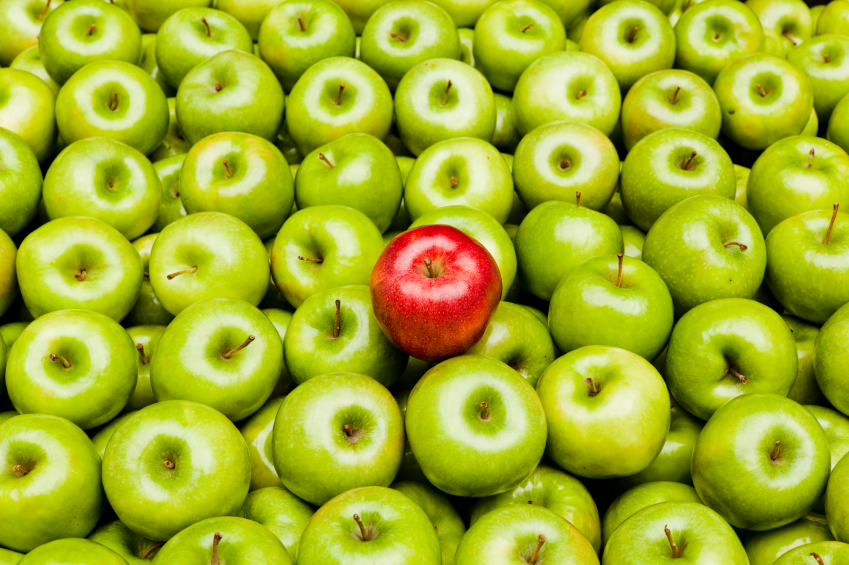
#> input picture Bisa Ai/Image Processing/Topic 11 - Morfologi/red_apple.jpg, 849 x 565 px
$ jupyter execute latihan.ipynb
#> lines starting #> are read from the running program, lines starting #| are printed output that depends on the picture; after the words box and inside, x2 and y2 are one past the last pixel; in counts of white or black regions, pixels touching at a corner belong together
[cell 1]
import numpy as np
import cv2 as cv
#membaca citra RGB
rgb = cv.imread('red_apple.jpg')
#> rgb is the input picture: shape (565, 849, 3); mean B, G, R 39.5, 175.2, 162.9
ycrcb = cv.cvtColor(rgb, cv.COLOR_BGR2YCrCb)
#> ycrcb: shape (565, 849, 3); mean of channels 0, 1, 2 156.1, 132.9, 62.2
lower_blue = np.array([40,150,50])
upper_blue = np.array([200,255,150])
# Threshold the HSV image to get only blue colors
mask = cv.inRange(ycrcb, lower_blue, upper_blue)
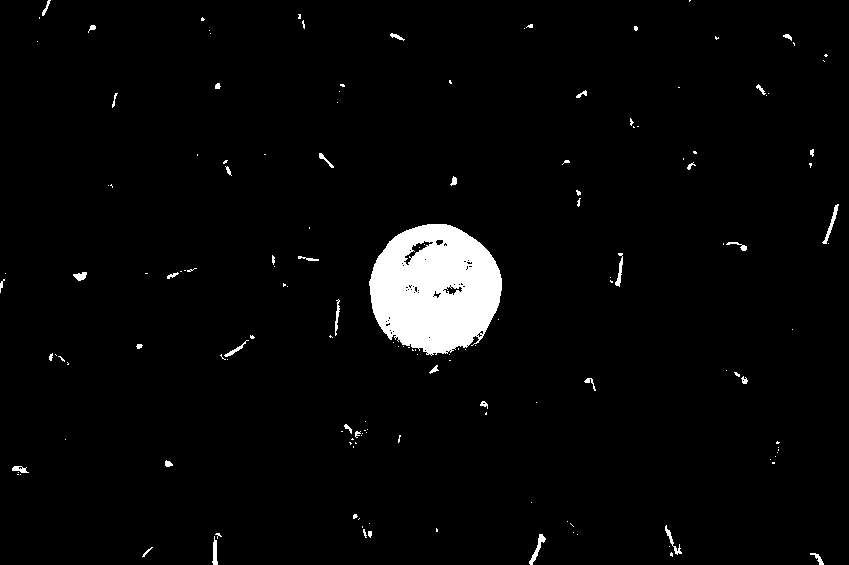
#> mask: shape (565, 849); 3.2% white; 153 white regions (113 under 20 px), largest, box (x1, y1, x2, y2) and area: (369, 224, 502, 356) 12973, (529, 534, 546, 565) 146, (822, 204, 839, 244) 145
res = cv.bitwise_and(rgb,rgb, mask= mask)
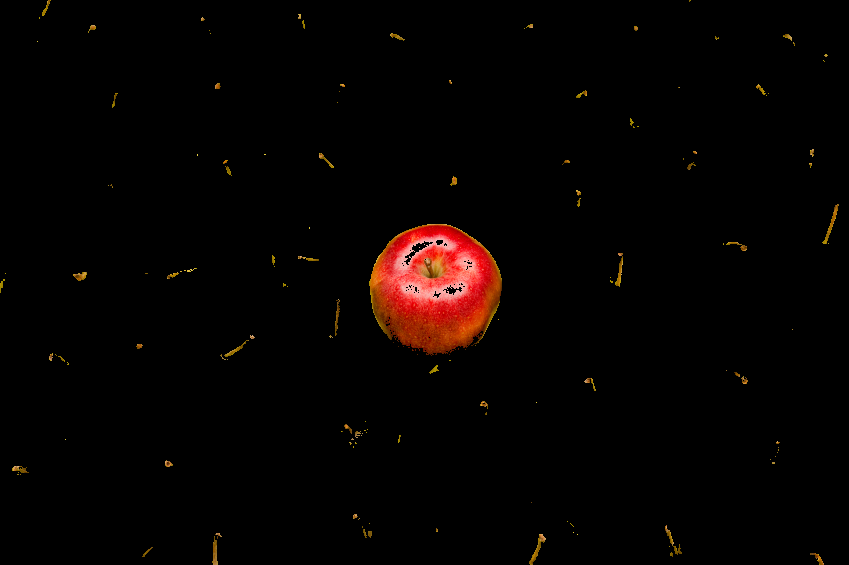
#> res: shape (565, 849, 3); mean B, G, R 1.2, 2.4, 6.4
cv.imshow('src', rgb)
cv.imshow('rgb', mask)
cv.imshow('objek', res)
cv.waitKey(0)
cv.destroyAllWindows()

[cell 2]
import numpy as np
import cv2 as cv
#membaca citra RGB
rgb = cv.imread('red_apple.jpg')
ycrcb = cv.cvtColor(rgb, cv.COLOR_BGR2YCrCb)
lower_blue = np.array([40,150,50])
upper_blue = np.array([200,255,150])
# Threshold the HSV image to get only blue colors
img_biner = cv.inRange(ycrcb, lower_blue, upper_blue)
#mendefinisikan structuring element 3x3 dan 5x5
se_3 = cv.getStructuringElement(cv.MORPH_RECT,(3,3))
se_5 = cv.getStructuringElement(cv.MORPH_RECT,(5,5))
#opearsi morfologi
dst_dilate = cv.dilate(img_biner, se_3, iterations = 1)
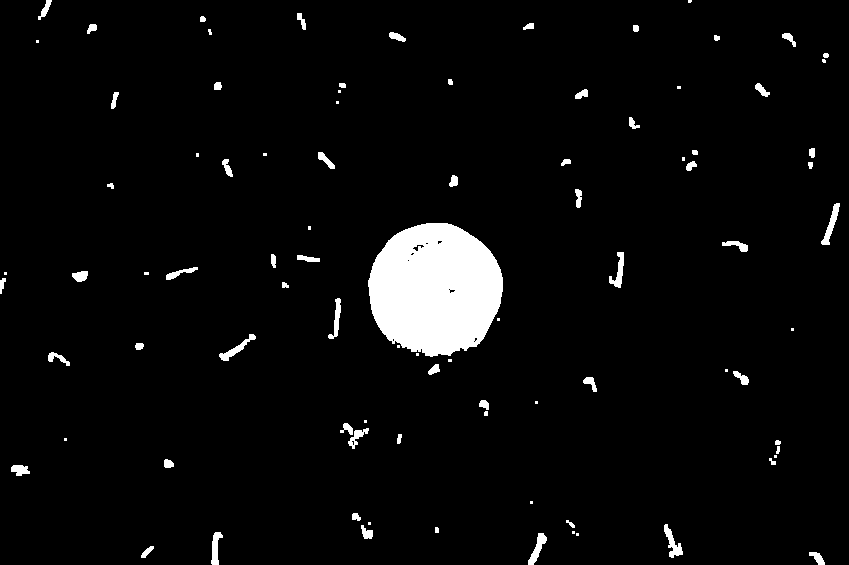
#> dst_dilate: shape (565, 849); 4.2% white; 90 white regions (28 under 20 px), largest, box (x1, y1, x2, y2) and area: (368, 223, 503, 357) 13978, (821, 203, 840, 245) 269, (664, 524, 683, 558) 262
dst_erosi = cv.erode(dst_dilate, se_3, iterations = 2)
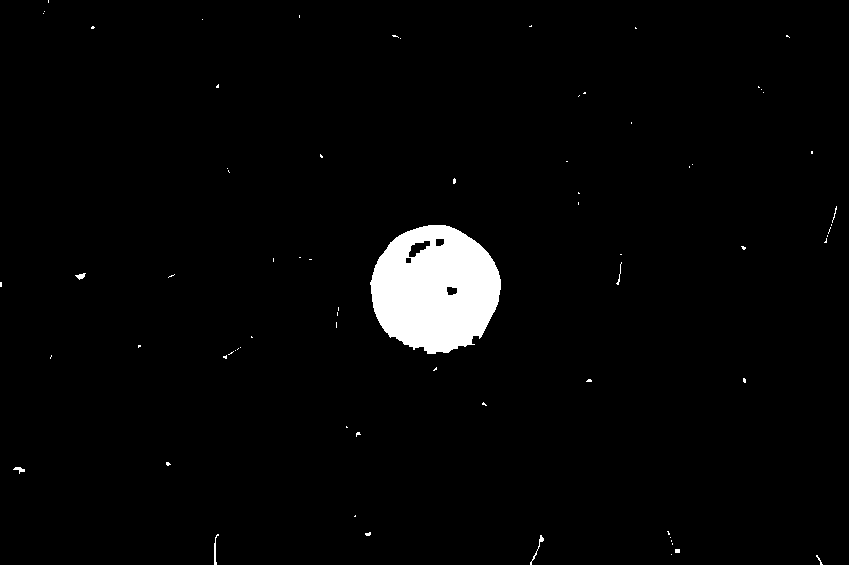
#> dst_erosi: shape (565, 849); 2.7% white; 73 white regions (64 under 20 px), largest, box (x1, y1, x2, y2) and area: (370, 225, 501, 354) 12558, (214, 534, 219, 565) 60, (530, 535, 544, 565) 59
dst_dilate2 = cv.dilate(dst_erosi, se_5, iterations = 2)
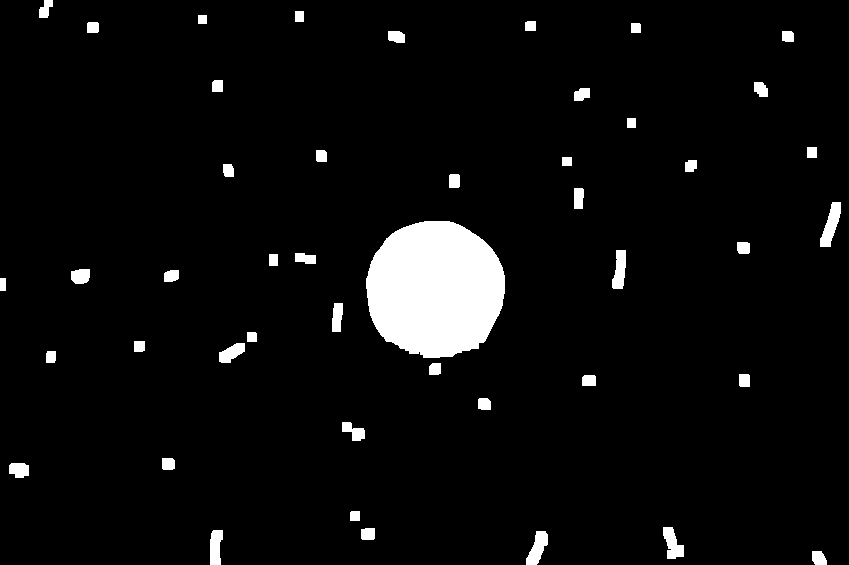
#> dst_dilate2: shape (565, 849); 4.8% white; 46 white regions, largest, box (x1, y1, x2, y2) and area: (366, 221, 505, 358) 15093, (820, 202, 841, 247) 504, (526, 531, 548, 565) 435
dst_erosi2 = cv.erode(dst_dilate2, se_5, iterations = 3)
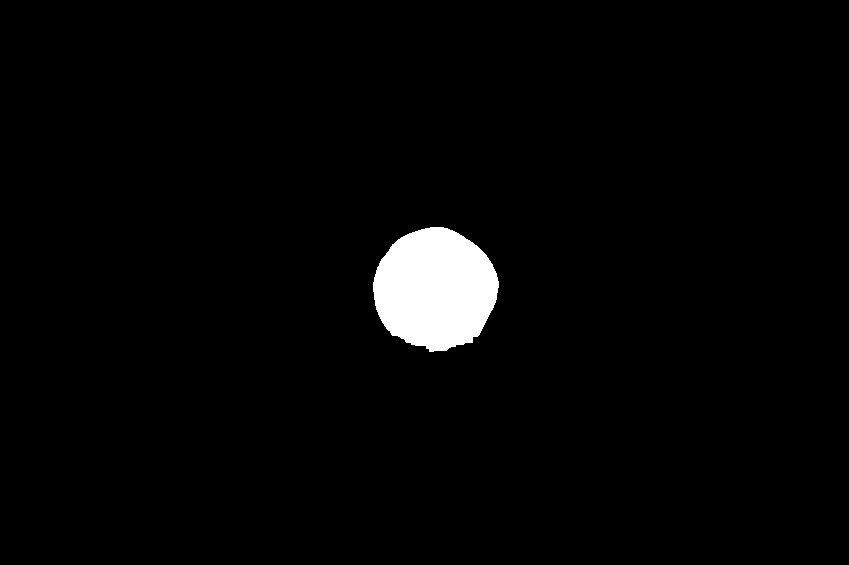
#> dst_erosi2: shape (565, 849); 2.5% white; 1 white region, box (x1, y1, x2, y2) and area: (373, 227, 499, 352) 11906
dst_dilate3 = cv.dilate(dst_erosi2, se_3, iterations = 1)
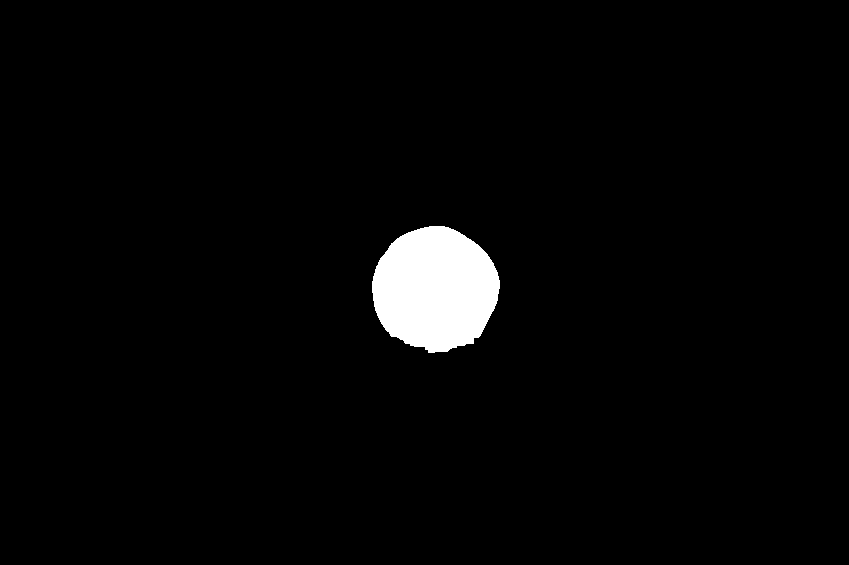
#> dst_dilate3: shape (565, 849); 2.6% white; 1 white region, box (x1, y1, x2, y2) and area: (372, 226, 500, 353) 12412
res = cv.bitwise_and(rgb,rgb, mask= dst_dilate3)
cv.imshow('src', rgb)
cv.imshow('rgb', dst_dilate3)
cv.imshow('objek', res)
cv.waitKey(0)
cv.destroyAllWindows()
